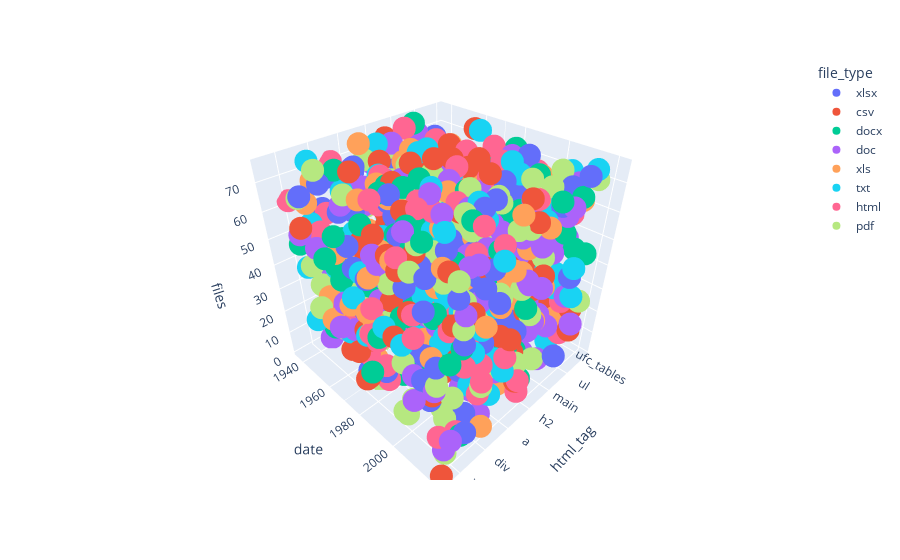

Notebook code for this chart:
### Code cell
fig = px.scatter_3d(user_data, x='html_tag', y='date', z='files', color='file_type')
fig.show()
